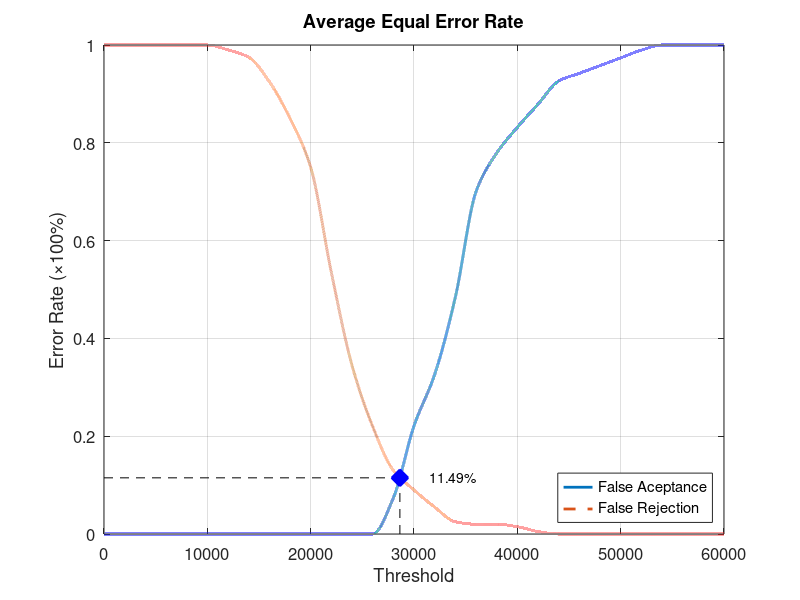
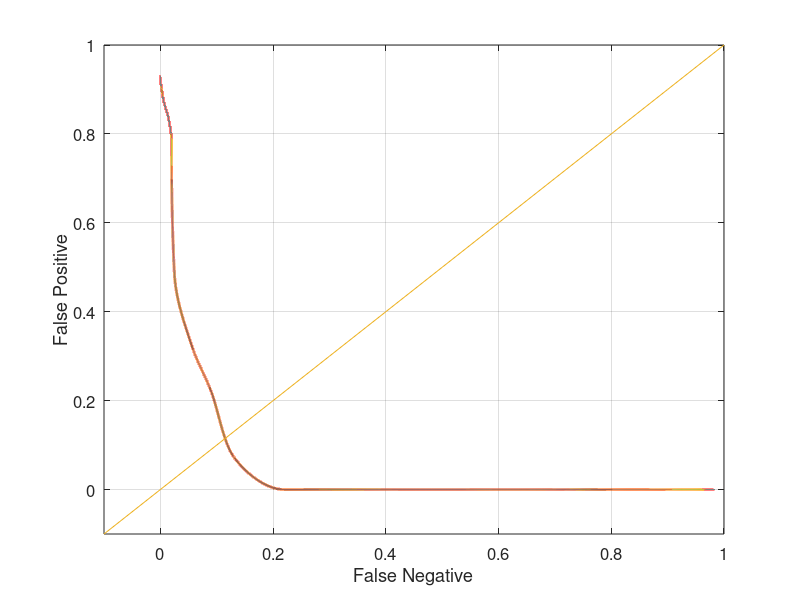

Write MATLAB code to recreate these figures, in order.
function yEER = Database3_3
close all;
clear;
clc;
x = 0:2000:60000;
xq = 0:0.5:60000;

y0 = [0 0 0 0 0 0 0 0 0 0 0 0 0 0 0.0736842 0.221053 0.326316 0.484211 0.7 0.778947 0.831579 0.878947 0.926316 0.942105 0.957895 0.973684 0.989474 1 1 1 1];
yy0 = interp1(x, y0, xq, 'pchip');
y1 = [1 1 1 1 1 1 0.99 0.975 0.925 0.85 0.75 0.535 0.345 0.22 0.13 0.09 0.055 0.025 0.02 0.02 0.015 0.005 0 0 0 0 0 0 0 0 0];
yy1 = interp1(x, y1, xq, 'pchip');

% Calculating EER: 
y2 = abs(y0 - y1);
find(y2 == min(y2))
yy2 = abs(yy0 - yy1);
xEER = find(yy2 == min(yy2));
xEERIndex = xq(xEER) % X-axis EER
yEER = yy0(xEER) % Y-axis EER

main = figure
plot(xq, yy0,'-','LineWidth', 2);	hold on
plot(xq, yy1,'--','LineWidth', 2);	hold on
plot([xEERIndex xEERIndex], [0 yEER], 'k--');	hold on
plot([0 xEERIndex], [yEER yEER], 'k--');	hold on
plot(xEERIndex, yEER, 'bx', 'LineWidth', 10);	hold on
text(xEERIndex + 10 * xEERIndex / 100, yEER, [num2str(round((10000 * yEER)) / 100) '%'])
legend('False Aceptance', 'False Rejection', 'Location', 'SouthEast')
xlabel('Threshold')
ylabel('Error Rate (\times100%)')
title('Average Equal Error Rate')
set(gca, 'FontSize', 12)
axis([0 60000 0 1])
grid on

print(main, 'Database3_3Main', '-dpng');
FNRxFPR = figure('Color', [1 1 1]);
plot(yy1, yy0, '-', yy1, yy0, 'LineWidth', 2);
hold on
y = -0.1:0.1:1
plot(y, y); 
set(gca, 'FontSize', 12)
xlabel('False Negative')
ylabel('False Positive')
axis([-0.1 1 -0.1 1])
set(gca, 'FontSize', 12)
grid on

print(FNRxFPR, 'Database3_3FNRxFPR','-dpng');
end
